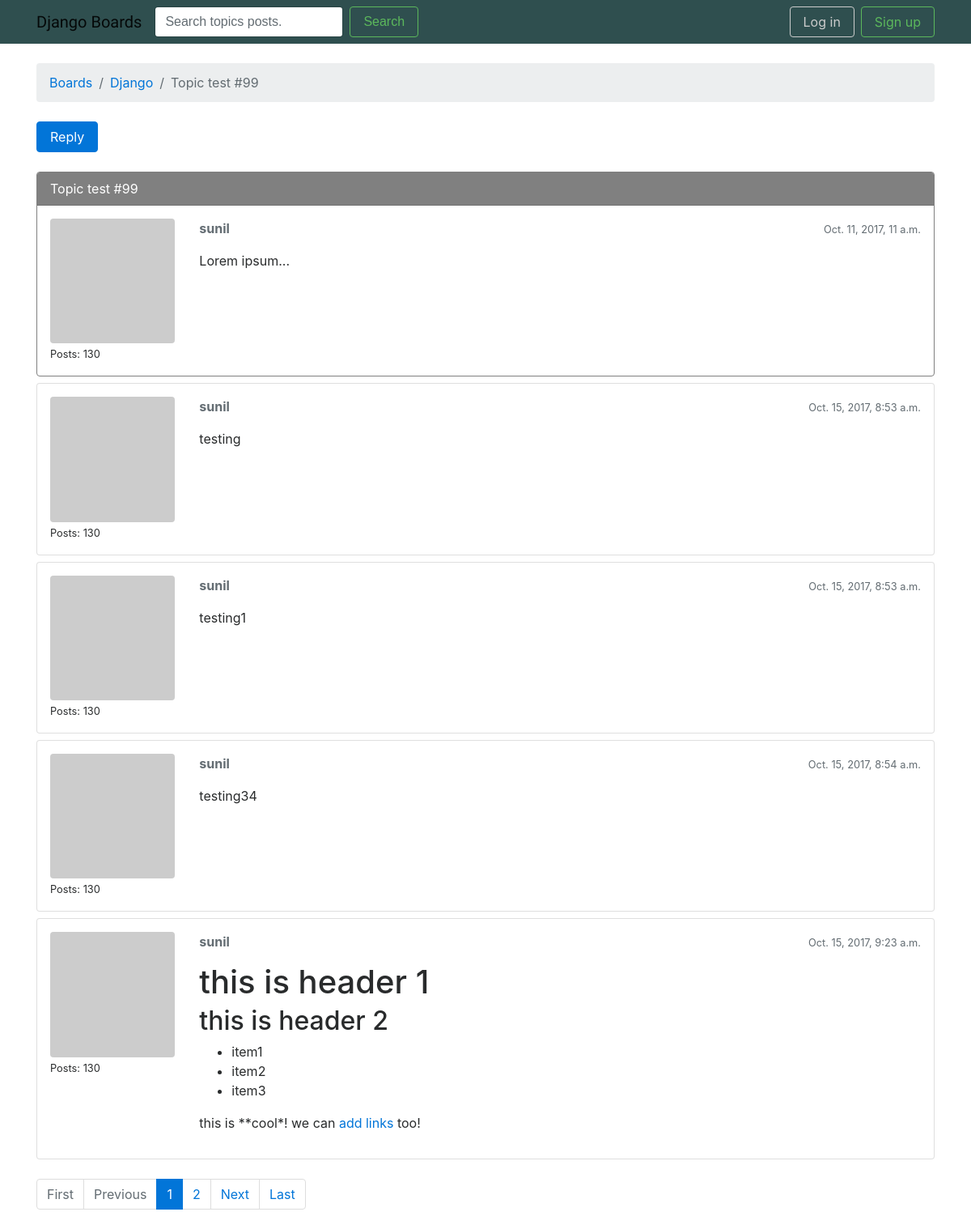
Page /boards/1/topics/126/ on the committed database.
### boards/models.py (models this page shows, shortened)
class Topic(models.Model):
	subject = models.CharField(max_length = 255)
	last_updated = models.DateTimeField(auto_now_add = True)
	board = models.ForeignKey(Board, related_name = 'topics')
	starter = models.ForeignKey(User, related_name='topics')
	views = models.PositiveIntegerField(default=0)

class Board(models.Model):
	name = models.CharField(max_length=30, unique=True)
	description = models.CharField(max_length=100)

class Post(models.Model):
	message = models.TextField(max_length=4000)
	topic = models.ForeignKey(Topic, related_name = 'posts')
	created_at = models.DateTimeField(auto_now_add = True)
	updated_at = models.DateTimeField(null = True)
	created_by = models.ForeignKey(User, related_name = 'posts')
	updated_by = models.ForeignKey(User, null = True, related_name='+')
	def get_message_as_markdown(self):
		return mark_safe(markdown(self.message, safe_mode='escape'))

### boards/views.py (the view)
# urls.py: url(r'^boards/(?P<pk>\d+)/topics/(?P<topic_pk>\d+)/$', views.PostListView.as_view(), name='topic_posts'),
class PostListView(ListView):
	model = Post
	context_object_name = 'posts'
	template_name = 'topic_posts.html'
	paginate_by = 5
	def get_context_data(self, **kwargs):
		session_key = 'viewed_topic_{}'.format(self.topic.pk)
		if not self.request.session.get(session_key, False):
			self.topic.views += 1
			self.topic.save()
			self.request.session[session_key] = True
		kwargs['topic'] = self.topic
		return super().get_context_data(**kwargs)
	def get_queryset(self):
		self.topic = get_object_or_404(	Topic, board__pk = self.kwargs.get('pk'), pk=self.kwargs.get('topic_pk'))
		queryset = self.topic.posts.order_by('created_at')
		return queryset

### boards/templatetags/gravatar.py (called while the page is built)
@register.filter
def gravatar(user):
	email = user.email.lower().encode('utf-8')
	default = 'mm'
	size = 256
	url = 'https://www.gravatar.com/avatar/{md5}?{params}'.format(
		md5=hashlib.md5(email).hexdigest(),
		params=urlencode({'d': default, 's': str(size)})
	)
	return url

### templates/topic_posts.html (shortened to what this page needs)
{% extends 'base.html' %}
{% load gravatar %}
{% load static %}
{% block breadcrumb %}
  <li class="breadcrumb-item"><a href="{% url 'home' %}">Boards</a></li>
  <li class="breadcrumb-item"><a href="{% url 'board_topics' topic.board.pk %}">{{ topic.board.name }}</a></li>
  <li class="breadcrumb-item active">{{ topic.subject }}</li>
{% endblock %}
{% block content %}
<div class="mb-4">
	<a href="{% url 'reply_topic' topic.board.pk topic.pk %}" class="btn btn-primary" role="button"> Reply</a>
</div>
{% for post in posts %}
	<div id="{{ post.pk }}" class="card {%if forloop.last %}mb-4 {% else %} mb-2 {% endif %} {% if forloop.first %}border-dark{% endif%}">
		{% if forloop.first %}
			<div class="card-header text-grey bg-dark py-2 px-3">
				{{ topic.subject }}
			</div>
		{% endif %}
		<div class="card-body p-3">
			<div class="row">
				<div class="col-2">
					<img src="{{ post.created_by|gravatar }}" alt="{{ post.created_by.username }}" class="w-100 rounded">
					<small>Posts: {{ post.created_by.posts.count }} </small>
				</div>
				<div class="col-10">
					<div class="row mb-3">
						<div class="col-6">
							<strong class="text-muted">{{ post.created_by.username}}</strong>
						</div>
						<div class="col-6 text-right">
							<small class="text-muted"> {{ post.created_at }}</small>
						</div>
					</div>
					{{ post.get_message_as_markdown }}
				</div>
			</div>
		</div>
	</div>
{% endfor %}
{% include 'includes/pagination.html' %}
{% endblock %}

### static/css/app.css (style rules this page uses)
.border-dark { border-color: grey; }
.border-dark > .card-header { background-color: grey; color: white; }

### rows in the picture
Topic: board.name "Django", subject "Topic test #99"
Post: created_by.posts.count "130", created_by.username "sunil", created_at "Oct. 11, 2017, 11 a.m.", get_message_as_markdown "Lorem ipsum..."
Post: created_by.posts.count "130", created_by.username "sunil", created_at "Oct. 15, 2017, 8:53 a.m.", get_message_as_markdown "testing"
Post: created_by.posts.count "130", created_by.username "sunil", created_at "Oct. 15, 2017, 8:53 a.m.", get_message_as_markdown "testing1"
Post: created_by.posts.count "130", created_by.username "sunil", created_at "Oct. 15, 2017, 8:54 a.m.", get_message_as_markdown "testing34"
Post: created_by.posts.count "130", created_by.username "sunil", created_at "Oct. 15, 2017, 9:23 a.m.", get_message_as_markdown "this is header 1 this is header 2 item1 item2 item3 this is **cool*! we can add links too!"

### other values in the picture
{{ page_num }} "1"
{{ page_num }} "2"
